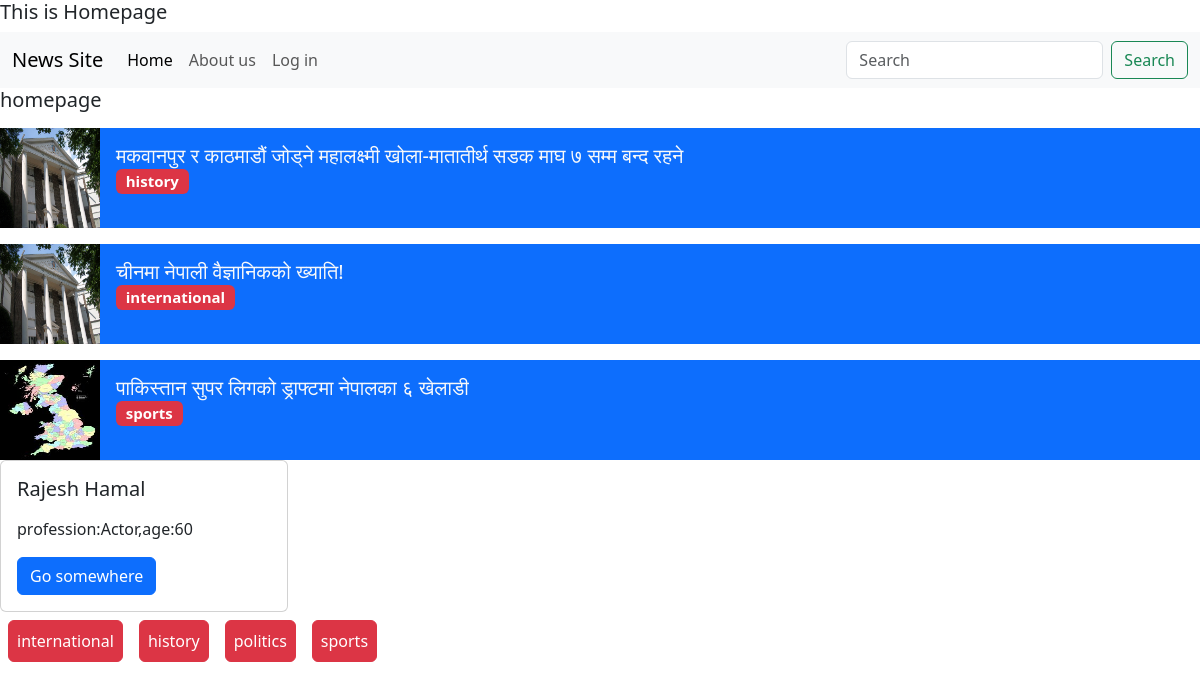
The page / on the database its author committed.
### homepage/models.py (models this page shows)
class News(models.Model):
 title=models.CharField(max_length=200)
 category=models.ForeignKey(Category,related_name='category_news', on_delete=models.CASCADE ,blank=True,null=True)
 description=models.TextField()
 image=models.ImageField(upload_to='news/',null=True,blank=True)
 created_at = models.DateTimeField(auto_now_add=True)
 updated_at = models.DateTimeField(auto_now=True)
 def __str__(self):
  return self.title

class Category(models.Model):
 name=models.CharField(max_length=200)
 created_at = models.DateTimeField(auto_now_add=True)
 updated_at = models.DateTimeField(auto_now=True)
 def __str__(self):
  return self.name

### homepage/views.py (the view)
# urls.py: path("", home, name='home'),
def home(request):
    dist = {
        'news':News.objects.all(),
        'category':Category.objects.all(),
        'profession':'Actor',
        'age':60,
     }
    return render(request,  "index.html",dist)

### template/index.html (shortened to what this page needs)
{% load static %}
<!DOCTYPE html>
<html lang="en">
<head>
    <link href="https://cdn.jsdelivr.net/npm/bootstrap@5.3.3/dist/css/bootstrap.min.css" rel="stylesheet">
<link rel="stylesheet" href="{% static 'style.css' %}">
</head>
<body>
    <h1>This is Homepage</h1>
    <nav class="navbar navbar-expand-lg bg-body-tertiary">
        <div class="container-fluid">
          <a class="navbar-brand" href="#">News Site</a>
          <div class="collapse navbar-collapse" id="navbarSupportedContent">
            <ul class="navbar-nav me-auto mb-2 mb-lg-0">
              <li class="nav-item">
                <a class="nav-link active" aria-current="page" href="{% url 'homepage:home' %}">Home</a>
              </li>
              <li class="nav-item">
                <a class="nav-link" href="{% url 'homepage:about' %}">About us</a>
              </li>
              {%if user.is_authenticated %}
              <li class="nav-item">
                <a class="nav-link" href="{% url 'homepage:dashboard' %}">dashboard</a>
              </li>
              <li class="nav-item">
                <a class="nav-link" href="{% url 'homepage:logoutpage' %}">Logout</a>
              </li>
              {%else%}
              <li class="nav-item">
                <a class="nav-link" href="{% url 'homepage:loginpage' %}">Log in</a>
              </li>
              {%endif%}
            </ul>
            <form class="d-flex" role="search">
              <input class="form-control me-2" type="search" placeholder="Search" aria-label="Search">
              <button class="btn btn-outline-success" type="submit">Search</button>
            </form>
          </div>
        </div>
      </nav>
      {% block content %}
      <h1>homepage</h1>
      {% for i in news %}
      <a class="d-flex bg-primary mt-3" href="{% url 'homepage:news_detail' i.id %}">
         {% if i.image %}
          <img src="{{i.image.url}}" alt="" height="100" width="100">
         {% endif %}
      <h1 class="p-2 m-2 text-light">{{i}}
      <br>
      <span class="badge bg-danger ">{{i.category}}</span>
    </h1>
      </a>
      {% endfor %}
      <div class="card" style="width: 18rem;">
        <div class="card-body">
          <h5 class="card-title">Rajesh Hamal</h5>
          <p class="card-text"><p>profession:{{profession}},age:{{age}}</p>
          <a href="#" class="btn btn-primary">Go somewhere</a>
        </div>
      </div>
      <div class="d-flex">
        {% for i in category %}
        <p class="btn btn-danger m-2 p-2">{{i}}</p>
        {% endfor %}
      </div>
      {% endblock content %}
</body>
</html>

### static/style.css (style rules this page uses)
h1 { font-size:20px; }

### rows shown on the page
News: image (picture), title "मकवानपुर र काठमाडौं जोड्ने महालक्ष्मी खोला-मातातीर्थ सडक माघ ७ सम्म बन्द रहने", category "history"
News: image (picture), title "चीनमा नेपाली वैज्ञानिकको ख्याति!", category "international"
News: image (picture), title "पाकिस्तान सुपर लिगको ड्राफ्टमा नेपालका ६ खेलाडी", category "sports"
Category: name "international"
Category: name "history"
Category: name "politics"
Category: name "sports"

### other values the page prints
{{ profession }} "Actor"
{{ age }} "60"
